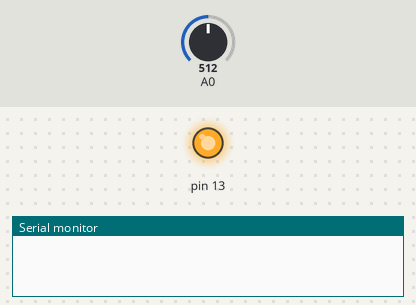
Recording of a sketch running on a simulated Arduino Uno, built with avr-gcc and run on an emulated ATmega328P. Parts: output pins drawn as LEDs (lit = HIGH), the last lines printed to the serial monitor. The test bench sets the inputs (shaded band); at power-on: A0 = 512.

Above: at 1.7 s.
1.8 s: A0 set to 528
At 5.1 s:
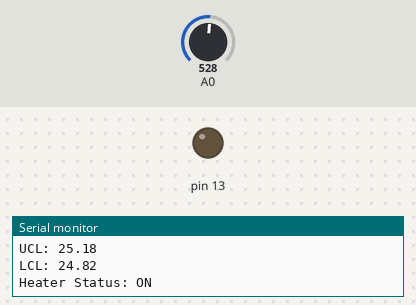
7.0 s: A0 set to 511
At 9.5 s:
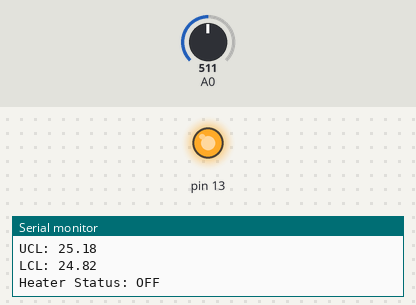
12.2 s: A0 set to 716
At 13.9 s:
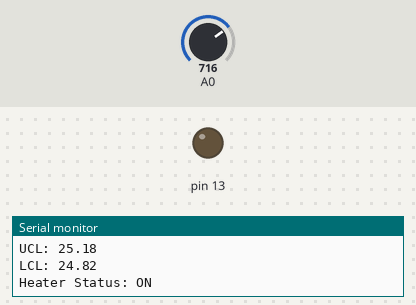
Timing chart, 0 to 15.4 s (numbered marks = the images above; inputs shaded):
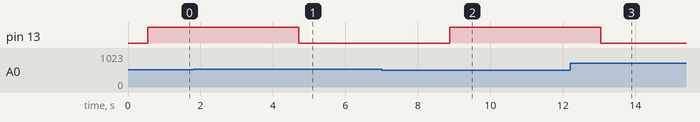

The sketch:

New_Final_Program.ino
```cpp
#include <SoftwareSerial.h>
SoftwareSerial LCDScreen(3, 2);
bool DebugSet;
String heaterStatus;
void setup()
{
  pinMode(13, OUTPUT);
  Serial.begin(4800);
  DebugSet = true;

  //LCD Screen Setup
  LCDScreen.begin(9600);  delay(500);
  LCDScreen.write(254); LCDScreen.write(1);
  LCDScreen.write(254); LCDScreen.write(132);
  LCDScreen.write("But why tho");
  LCDScreen.write(254); LCDScreen.write(194);
  LCDScreen.write("UCL");
  LCDScreen.write(254); LCDScreen.write(201);
  LCDScreen.write("SP");
  LCDScreen.write(254); LCDScreen.write(207);
  LCDScreen.write("LCL");
  LCDScreen.write(254); LCDScreen.write(212);
  LCDScreen.write("TEMP=");
  LCDScreen.write(254); LCDScreen.write(222);
  LCDScreen.write("HEATER:");
}

void loop()
{
  ThermistorMethod();
}

void ThermistorMethod()
{
  int currentTemp = analogRead(0);
  float currentTC = (0.1047*currentTemp) - 28.801;

  int setpoint = 25;
  float analogSetpoint = (setpoint + 28.801) / 0.1047;

  float StandardDeviation = 0.587142949;

  float UCL = analogSetpoint + (StandardDeviation*3);
  float UCLC = (0.1047*UCL) - 28.801;

  float LCL = analogSetpoint - (StandardDeviation*3);
  float LCLC = (0.1047*LCL) - 28.801;
  DetermineHeaterStatus(currentTemp, UCL, LCL);
  LCDUpdate(UCLC, setpoint, LCLC, currentTC);

  if(DebugSet == true)
  {
    DebugMethod(currentTemp, currentTC, setpoint, analogSetpoint, UCLC, LCLC);
  }


}

void LCDUpdate(float UCLC, int setpoint, float LCLC, float currentTC)
{
  LCDScreen.write(254); LCDScreen.write(150);
  LCDScreen.print(UCLC, 1); //Prints The UCL in Celsius to two decimal places
  LCDScreen.write(254); LCDScreen.write(157);
  LCDScreen.print(setpoint); //Prints the setpoint in Celsius
  LCDScreen.write(254); LCDScreen.write(163);
  LCDScreen.print(LCLC, 1); //Prints the LCL in Celsius to two decimal places
  LCDScreen.write(254); LCDScreen.write(217);
  LCDScreen.print(currentTC, 1); //Prints the current temp in Celsius to two decimal places
  LCDScreen.write(254); LCDScreen.write(229);
  LCDScreen.print(heaterStatus);
  delay(2000);
}
void DetermineHeaterStatus(int currentTemp, float UCL, float LCL)
{
  if(currentTemp < LCL)
  {
    heaterStatus = "ON";
    digitalWrite(13, HIGH);
  }
  else if(currentTemp > UCL)
  {
    heaterStatus = "OFF";
    digitalWrite(13, LOW);
  }
  else
  {
    Serial.println("In Deadband Space");
  }
}
void DebugMethod(int currentTemp, float currentTC, int setpoint, float analogSetpoint, float UCLC, float LCLC)
{
  Serial.print("CurrentTemp: "); Serial.print(currentTemp);
  Serial.println();
  Serial.print("CurrentTemp Celsius: "); Serial.print(currentTC);
  Serial.println();
  Serial.print("Setpoint: "); Serial.print(setpoint);
  Serial.println();
  Serial.print("Setpoint(Analog): "); Serial.print(analogSetpoint);
  Serial.println();
  Serial.print("UCL: "); Serial.print(UCLC);
  Serial.println();
  Serial.print("LCL: "); Serial.print(LCLC);
  Serial.println();
  Serial.print("Heater Status: "); Serial.print(heaterStatus);
  Serial.println();
  Serial.println();
  delay(2000);
}
```

Measured:
- the behaviour switches between 515 and 516 on A0 (found by bisection; images 0 and 1)
- after the input at 1.8 s, pin 13: HIGH → LOW after 2.9 s
- after the input at 7.0 s, pin 13: LOW → HIGH after 1.9 s
- after the input at 12.2 s, pin 13: HIGH → LOW after 0.85 s
